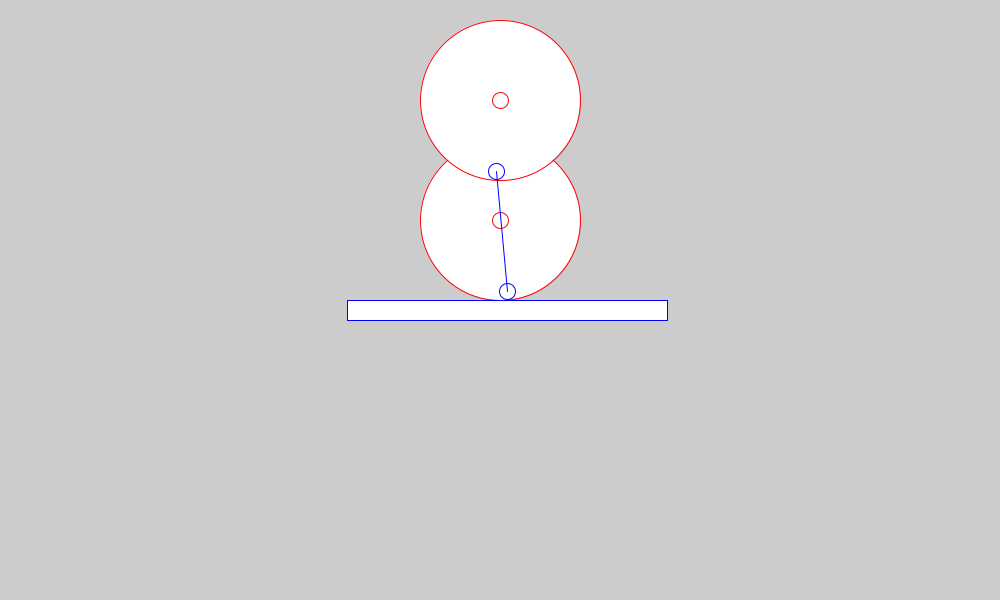
Frame 1 (no input)
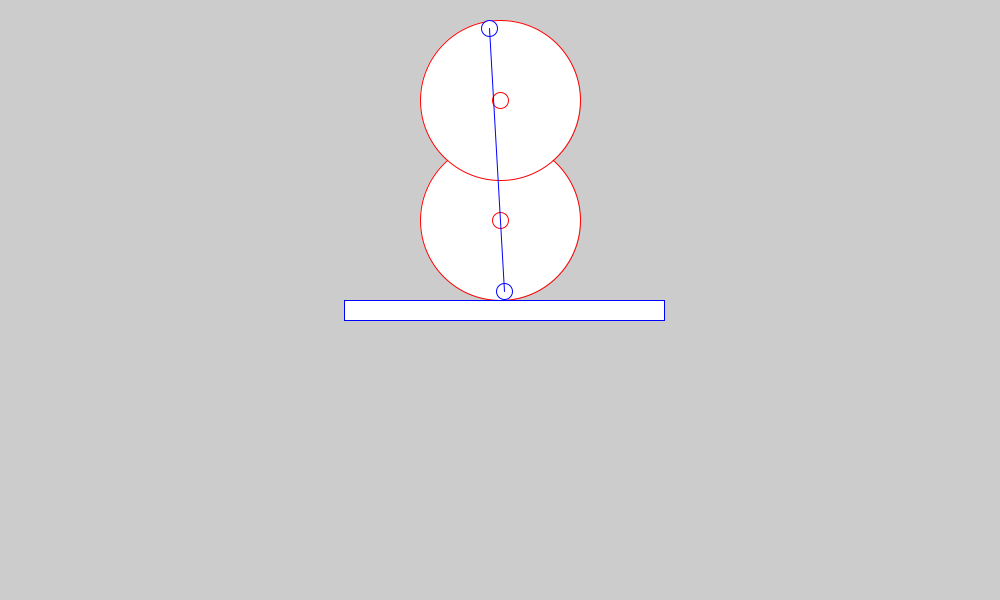
Frame 60 (the mouse pressed at the canvas centre just before this capture)
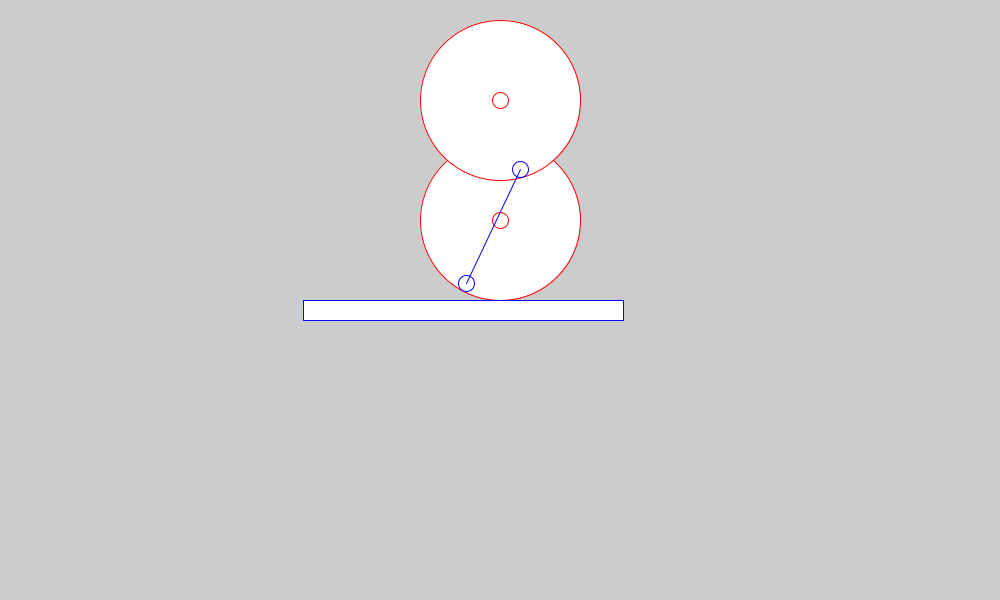
Frame 120 (the mouse held since frame 60 and released just before this capture)

The Processing sketch that drew these frames (run headless with seeded random() and noise(); from frame 60 on, the mouse is pressed at the canvas centre):

// Processing sketch: processing_135268
// ── processing_135268.pde

engranajeMaster master;
engranajeSlave slave;
engranajeLineal lineal;

//posicion y dimensiones del engranaje master
float posicionX = 500;

float radio1 = 80;

float posicionY = radio1 + 20;
float vinculo1 = radio1-radio1/10;

//coordenadas del centro del punto de vínculo (master y slave)
float xmaster, ymaster, xslave, yslave;
float maxSlave = 0;

//separacion entre master y slave
int separacion = -40;


float radio2 = 80;
float vinculo2 = radio2-radio2/10;
float anguloInicial1 = PI/2;
float anguloInicial2 = 0.0;
float velocidadInicial = 0.05;


void setup(){
  ellipseMode(RADIUS);
  rectMode(CENTER);
  size(1000,600);
  master  = new engranajeMaster(posicionX,posicionY,radio1,vinculo1, anguloInicial1, velocidadInicial);
  anguloInicial2 = (PI/2)+atan(radio1*sin((PI/2)-(anguloInicial1))/(radio1*(1-cos((PI/2)-anguloInicial1))+separacion+radio2));
  slave = new engranajeSlave(master.xpos, master.ypos+separacion+radio1+radio2, radio2, vinculo2, (PI/2)+anguloInicial2, 0.0);
  lineal = new engranajeLineal(master.xpos, master.ypos+separacion+radio1+2*radio2+radio2/4/2, radio2*4, radio2/4 );

}


void draw(){
  
background(204);

master.actualizar();

slave.actualizar(master.angle);
slave.dibujar();

master.dibujar();

line(xslave,yslave,xmaster,ymaster);

lineal.actualizar(500+cos(slave.angle)*radio2);
lineal.dibujar();


}

class engranaje{
  float xpos, ypos, radio, vinculo, indice, velocidad, sentido, speed, angle;
 
 engranaje (float x, float y, float r, float vinc, float ang, float vel){
   xpos = x;
   ypos = y;
   radio = r;
   vinculo = vinc;
   angle = ang; //en radianes
   speed = vel;
 } 
}

class engranajeMaster extends engranaje{

  engranajeMaster(float x, float y, float r, float vinc, float ang, float vel){
    super(x,y,r,vinc,ang,vel);
  }
  
  void actualizar(){
 angle += speed;
 }
 
 void dibujar(){
 stroke(255, 0, 0);
 //dibujar el engranaje
 ellipse (xpos, ypos, radio, radio);
 //dibujar centro
 ellipse (xpos, ypos, radio/10, radio/10);
 //dibijar punto de vinculo
 stroke(0, 0, 255);
 xmaster=xpos+vinculo*cos(angle);
 ymaster=ypos+vinculo*sin(angle);
 ellipse (xmaster, ymaster, radio/10, radio/10);
 
 rotate(angle, xpos, ypos, 0);
 //popMatrix();
 
 
 }

}


class engranajeSlave extends engranaje{
  
  //engranaje (float x, float y, float r, float vinc, float ang, float vel){
  
  engranajeSlave(float x, float y, float r, float vinc, float ang, float vel){
  super(x,y,r,vinc,ang,vel);
  }
  
  void actualizar(float anguloMaster){
  angle = (PI/2)+atan(radio1*sin((PI/2)-anguloMaster)/(radio1*(1-cos((PI/2)-anguloMaster))+separacion+radio2));
  }
  
  void dibujar(){
 stroke(255, 0, 0);
 //dibujar el engranaje
 ellipse (xpos, ypos, radio, radio);
 //dibujar el centro
 ellipse (xpos, ypos, radio/10, radio/10);
 //dibijar punto de vinculo
 stroke(0, 0, 255);
 
 xslave = xpos+vinculo*cos(angle);
 yslave = ypos+vinculo*sin(angle);
 
 ellipse (xslave, yslave, radio/10, radio/10);
 //ellipse (xpos+vinculo*cos(angle), ypos+vinculo*sin(angle), radio/10, radio/10);
 rotate(angle, xpos, ypos, 0);
 //popMatrix();
 }
  
}



class engranajeLineal{
 float centro, ancho, largo, posicion;
 
 engranajeLineal (float p,float c, float l, float a ){
    centro = c;
    ancho = a;
    largo = l;
    posicion = p;
 }

void actualizar(float pos){
 posicion = pos;
}

void dibujar(){
rect(posicion,centro, largo, ancho);
} 
 
}
